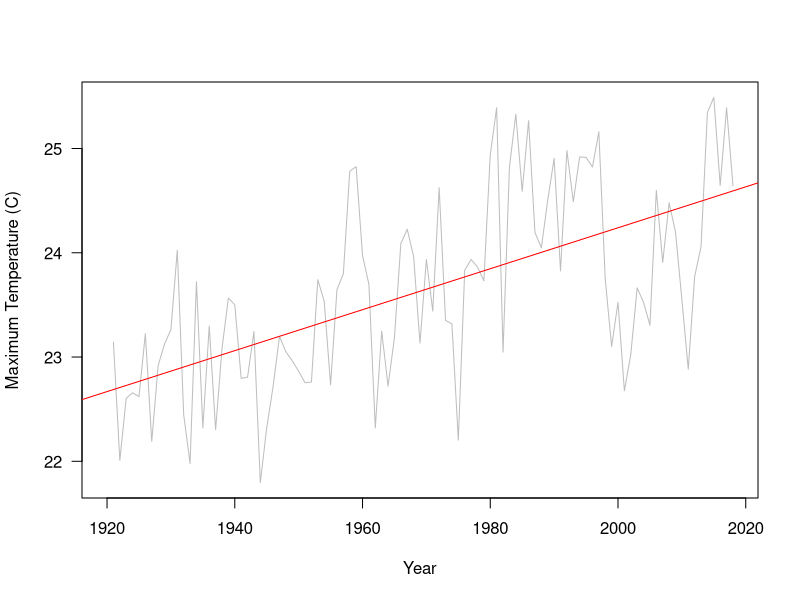
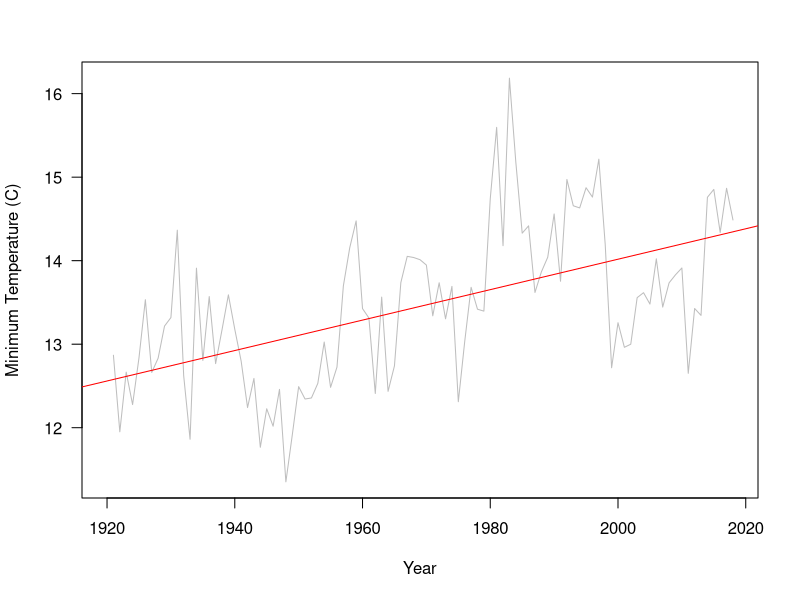

These charts were generated, in order, by the following R code:
## ---- chunk 1
knitr::opts_chunk$set(echo = TRUE)

## ---- chunk 2
old_data=read.csv("Makeda_Los Angeles_data.csv")
climate_data=old_data[3000:38565,]
strDates=as.character(climate_data$DATE)
climate_data$NewDate=as.Date(strDates, "%m/%d/%Y")
## ---- chunk 3
lm(TMAX ~ NewDate, data=climate_data)
climate_data$Month = format(as.Date(climate_data$NewDate), format = "%m")
climate_data$Year = format(climate_data$NewDate, format="%Y")
MonthlyTMAXMean = aggregate(TMAX ~ Month + Year, climate_data, mean)
AnnualTMAXMean = aggregate(TMAX ~ Year, climate_data, mean)
AnnualTMAXMean$YEAR = as.numeric(AnnualTMAXMean$Year)
#plot(AnnualTMAXMean$TMAX, ty='l')
plot(TMAX ~ YEAR, data = AnnualTMAXMean[AnnualTMAXMean$YEAR<2019,], ty = "l",col="grey", las = 1, xlim = c(1920, 2018), ylab = "Maximum Temperature (C)", xlab= "Year")
abline(lm(TMAX~YEAR,AnnualTMAXMean[AnnualTMAXMean$YEAR<2019,]),col="red")
Annual.lm <- lm(TMAX~YEAR,AnnualTMAXMean[AnnualTMAXMean$YEAR<2019,])
## ---- chunk 4

MonthlyTMAXMean$YEAR = as.numeric(MonthlyTMAXMean$Year)
MonthlyTMAXMean$MONTH = as.numeric(MonthlyTMAXMean$Month)
#plot(MonthlyTMAXMean$TMAX, ty='l')
# First I create a vector of months
Months = c("January", "February", "March", "April",
"May", "June", "July", "August", "September", "October",
"November", "December")
par(mfrow = c(4, 3), mar = c(5, 4, 3, 2) + 0.1)
TMAXresult <- NA

par(mfrow=c(1,1))
#plot(TMAX ~ YEAR, data = MonthlyTMAXMean[MonthlyTMAXMean$MONTH == 5, ], ty = "l", las = 1, xlim = c(1920, 2020))
## ---- chunk 5


for (i in 1:12) {

#plot(TMAX ~ YEAR, data = MonthlyTMAXMean[MonthlyTMAXMean$MONTH ==
#i, ], ty = "l", las = 1, xlim = c(1920, 2020),
#main = Months[i])
Month.lm <- lm(TMAX ~ YEAR, data = MonthlyTMAXMean[MonthlyTMAXMean$MONTH ==
i, ])
#abline(coef(Month.lm), col = "red")
TMAXresult <- rbind(TMAXresult, cbind(Months[i],
round(coef(Month.lm)[2], 4), round(summary(Month.lm)$coefficients[2,
4], 4), round(summary(Month.lm)$r.squared,
3)))
}

#plot(TMIN~NewDate, climate_data, ty='l')
#abline(lm(TMIN~NewDate,climate_data),col="red")
lm(TMIN ~ NewDate, data=climate_data)
climate_data$Month = format(as.Date(climate_data$NewDate), format = "%m")
climate_data$Year = format(climate_data$NewDate, format="%Y")
MonthlyTMINMean = aggregate(TMIN ~ Month + Year, climate_data, mean)
AnnualTMINMean = aggregate(TMIN ~ Year, climate_data, mean)
MonthlyTMINMean$YEAR = as.numeric(MonthlyTMINMean$Year)
MonthlyTMINMean$MONTH = as.numeric(MonthlyTMINMean$Month)
AnnualTMINMean$YEAR = as.numeric(AnnualTMINMean$Year)
#plot(AnnualTMINMean$TMAX, ty='l')
plot(TMIN ~ YEAR, data = AnnualTMINMean[AnnualTMINMean$YEAR<2019,], ty = "l", col= "grey", las = 1, xlim = c(1920, 2018), ylab = "Minimum Temperature (C)", xlab= "Year")
abline(lm(TMIN~YEAR,AnnualTMINMean[AnnualTMINMean$YEAR<2019,]),col="red")
Annual.lm <- lm(TMAX~YEAR,AnnualTMAXMean[AnnualTMAXMean$YEAR<2019,])

#plot(MonthlyTMINMean$TMIN, ty='l')
# First I create a vector of months
Months = c("January", "February", "March", "April",
"May", "June", "July", "August", "September", "October",
"November", "December")
par(mfrow = c(4, 3), mar = c(5, 4, 3, 2) + 0.1)
TMINresult <- NA

par(mfrow=c(1,1))
#plot(TMIN ~ YEAR, data = MonthlyTMINMean[MonthlyTMINMean$MONTH ==
#5, ], ty = "l", las = 1, xlim = c(1920, 2020))



for (i in 1:12) {
# plot(MonthlyTMINMean£TMAX[MonthlyTMINMean£Month==i],
# ty='l')
#plot(TMIN ~ YEAR, data = MonthlyTMINMean[MonthlyTMINMean$MONTH ==
#i, ], ty = "l", las = 1, xlim = c(1940, 2020),
#main = Months[i])
Month.lm <- lm(TMIN ~ YEAR, data = MonthlyTMINMean[MonthlyTMINMean$MONTH ==
i, ])
#abline(coef(Month.lm), col = "red")
TMINresult <- rbind(TMINresult, cbind(Months[i],
round(coef(Month.lm)[2], 4), round(summary(Month.lm)$coefficients[2,
4], 4), round(summary(Month.lm)$r.squared,
3)))
}
